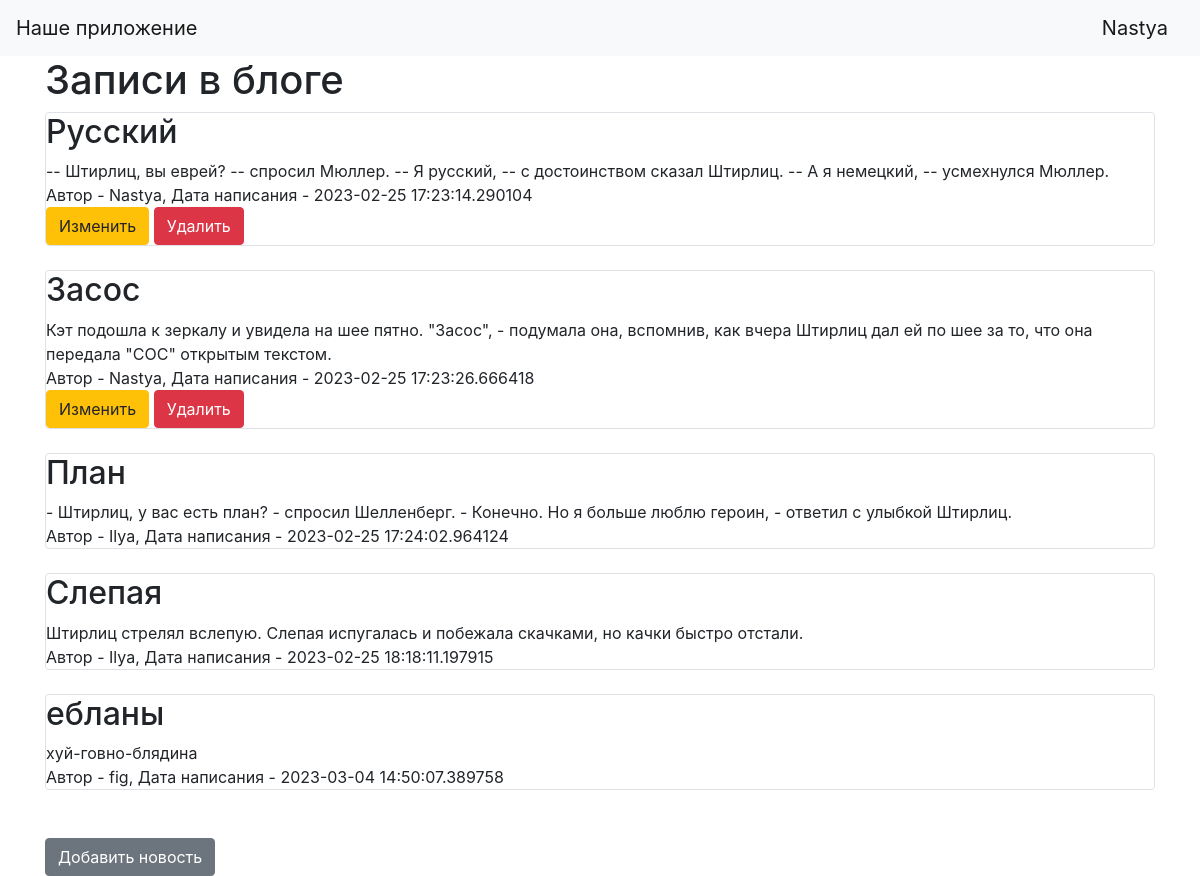
/ (signed in), run on the app's committed database.
### data/users.py (models this page shows, shortened)
class UserPassword():
    def set_password(self, password):
        self.hashed_password = generate_password_hash(password)

class User(SqlAlchemyBase, UserPassword, UserMixin, SerializerMixin):
    __tablename__ = 'users'
    id = sqlalchemy.Column(sqlalchemy.Integer,
                           primary_key=True, autoincrement=True)
    name = sqlalchemy.Column(sqlalchemy.String, nullable=True)
    about = sqlalchemy.Column(sqlalchemy.String, nullable=True)
    email = sqlalchemy.Column(sqlalchemy.String,
                              index=True, unique=True, nullable=True)
    hashed_password = sqlalchemy.Column(sqlalchemy.String, nullable=True)
    created_date = sqlalchemy.Column(sqlalchemy.DateTime,
                                     default=datetime.datetime.now)
    news = orm.relationship("News", back_populates='user')

### data/news.py (models this page shows)
class News(SqlAlchemyBase, SerializerMixin):
    __tablename__ = 'news'
    id = sqlalchemy.Column(sqlalchemy.Integer,
                           primary_key=True, autoincrement=True)
    title = sqlalchemy.Column(sqlalchemy.String, nullable=True)
    content = sqlalchemy.Column(sqlalchemy.String, nullable=True)
    created_date = sqlalchemy.Column(sqlalchemy.DateTime,
                                     default=datetime.datetime.now)
    is_private = sqlalchemy.Column(sqlalchemy.Boolean, default=True)
    user_id = sqlalchemy.Column(sqlalchemy.Integer,
                                sqlalchemy.ForeignKey("users.id"))
    user = orm.relationship('User')
    categories = orm.relationship("Category",
                                  secondary="association",
                                  backref="news")

### blog.py (the view)
@app.route("/")
def index():
    db_sess = db_session.create_session()
    if current_user.is_authenticated:
        news = db_sess.query(News).filter(
            (News.user == current_user) | (News.is_private != True))
    else:
        news = db_sess.query(News).filter(News.is_private != True)
    return render_template("index.html", news=news)

### blog.py (called while the page is built)
@login_manager.user_loader
def load_user(user_id):
    db_sess = db_session.create_session()
    return db_sess.query(User).get(user_id)

### data/db_session.py (called while the page is built)
def create_session() -> Session:
    global __factory
    return __factory()

### templates/index.html
{% extends "base.html" %}
{% block content %}
    <h1>Записи в блоге</h1>
    {% for item in news %}
        <div class="col-md6 border rounded">
            <h2>{{item.title}}</h2>
            <div>
                {{item.content}}
            </div>
            <div>
                Автор - {{item.user.name}}, Дата написания - {{item.created_date}}
            </div>
            {% if current_user.is_authenticated and current_user == item.user %}
                <div>
                    <a href="/news/{{ item.id }}" class="btn btn-warning">
                        Изменить
                    </a>
                    <a href="/news_delete/{{ item.id }}" class="btn btn-danger">
                        Удалить
                    </a>
                </div>
            {% endif %}
        </div>
        <br>
    {% endfor %}
    <br>
    {% if current_user.is_authenticated %}
    <a href="news" class="btn btn-secondary">Добавить новость</a>
    {% endif %}
{% endblock %}

### templates/base.html (shortened to what this page needs)
<!doctype html>
<html lang="en">
<head>
    <link rel="stylesheet"
          href="https://stackpath.bootstrapcdn.com/bootstrap/4.4.1/css/bootstrap.min.css"
>
</head>
<body>
<header>
    <nav class="navbar navbar-light bg-light">
        <a class="navbar-brand" href="#">Наше приложение</a>
        {% if current_user.is_authenticated %}
            <a class="navbar-brand" href="/logout">{{ current_user.name }}</a>
        {% else %}
            <p>
                <a class="btn btn-primary " href="/register">Зарегистрироваться</a>
                <a class="btn btn-success" href="/login">Войти</a>
            </p>
        {% endif %}
    </nav>
</header>
<main role="main" class="container">
    {% block content %}{% endblock %}
</main>
</body>
</html>

### data on the page
User: name "Nastya"
News: title "Русский", content "-- Штирлиц, вы еврей? -- спросил Мюллер. -- Я русский, -- с достоинством сказал Штирлиц. -- А я немецкий, -- усмехнулся Мюллер.", user.name "Nastya", created_date "2023-02-25 17:23:14.290104"
News: title "Засос", content "Кэт подошла к зеркалу и увидела на шее пятно. \"Засос\", - подумала она, вспомнив, как вчера Штирлиц дал ей по шее за то, что она передала \"СОС\" открытым текстом.", user.name "Nastya", created_date "2023-02-25 17:23:26.666418"
News: title "План", content "- Штирлиц, у вас есть план? - спросил Шелленберг. - Конечно. Но я больше люблю героин, - ответил с улыбкой Штирлиц.", user.name "Ilya", created_date "2023-02-25 17:24:02.964124"
News: title "Слепая", content "Штирлиц стрелял вслепую. Слепая испугалась и побежала скачками, но качки быстро отстали.", user.name "Ilya", created_date "2023-02-25 18:18:11.197915"
News: title "ебланы", content "хуй-говно-блядина", user.name "fig", created_date "2023-03-04 14:50:07.389758"
